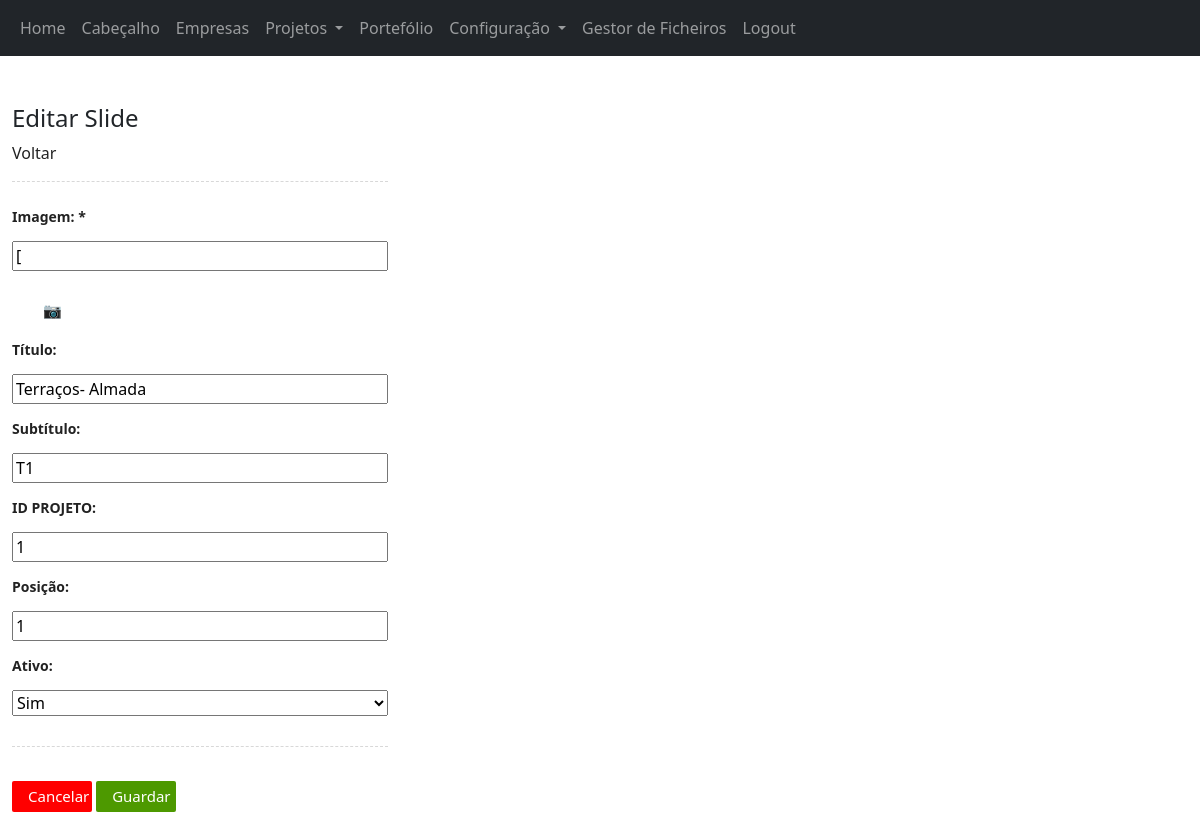
Page /backoffice/tipos_editar.php?id=1 (signed in) on the committed database.
### tables this page shows
CREATE TABLE `imovel` (
  `id` int(11) NOT NULL,
  `mostrar` tinyint(1) NOT NULL,
  `nome` varchar(500) NOT NULL,
  `tipologia` varchar(500) NOT NULL,
  `id_projeto` int(11) NOT NULL,
  `posicao` int(11) NOT NULL,
  `imagem` blob NOT NULL
);

### helpers/_base_dados_helper.php (called while the page is built, shortened)
<?php
$base_dados = [
  "host" => "localhost",
  "dbname" => "casas_e_prop_bd",
  "user" => "root",
  "pass" => "",
];
$pdo = new PDO("mysql:host=$base_dados[host];dbname=$base_dados[dbname];charset=utf8mb4;", $base_dados["user"], $base_dados["pass"]);
function select_sql_unico($sql){
  global $pdo;
  $consulta = $pdo->query($sql);
  $resultado = $consulta->fetch(PDO::FETCH_ASSOC);
  return $resultado;
}

### backoffice/tipos_editar.php (the view, shortened to what this page needs)
<?php
$id = !empty($_GET["id"]) ? intval($_GET["id"]) : 0;
$im = select_sql_unico("SELECT * FROM imovel WHERE id=$id");
?>
<!DOCTYPE html>
<html lang="pt">
<head>
    <link href="https://cdn.jsdelivr.net/npm/bootstrap@5.3.7/dist/css/bootstrap.min.css" rel="stylesheet">
    <link rel="stylesheet" href="css/style.css">
</head>
<body class="container-fluid">
    <header>
        <div class="row">
            <nav class="navbar navbar-expand-lg navbar-dark bg-dark">
                <div class="container-fluid">
                    <div class="collapse navbar-collapse" id="navbarNav">
                        <ul class="navbar-nav">
                            <li class="nav-item">
                                <a class="nav-link" href="home.php">
                                    Home
                                </a>
                            </li>
                            <li class="nav-item">
                                <a class="nav-link" href="carrossel.php">
                                    Cabeçalho
                                </a>
                            </li>
                            <li class="nav-item">
                                <a class="nav-link" href="empresas.php">
                                    Empresas
                                </a>
                            </li>
                            <li class="nav-item dropdown">
                                <a class="nav-link dropdown-toggle " href="#" data-bs-toggle="dropdown">
                                    Projetos
                                </a>
                            </li>
                            <li class="nav-item">
                                <a class="nav-link" href="portefolio.php">
                                    Portefólio
                                </a>
                            </li>
                            <li class="nav-item dropdown">
                                <a class="nav-link dropdown-toggle" href="#" data-bs-toggle="dropdown">
                                    Configuração
                                </a>
                            </li>
                        </ul>
                        <li class="nav-item">
                            <a class="nav-link" href="gestor.php">
                                Gestor de Ficheiros
                            </a>
                        </li>
                        <li class="nav-item">
                            <a class="nav-link" href="logout.php">
                                Logout
                            </a>
                        </li>
                    </div>
            </nav>
    </header>
    <main>
        <div class="row">
            <div class="col-4">
                <br><br>
                <h2>Editar Slide</h2>
                <a href="tipos.php">Voltar</a>
                <hr>
                <form method="post" class="caixa form-login">
                    <label for="imagens">Imagem: *</label>
                    <input type="text" value="<?= $im["imagem"] ?>" name="imagem" id="imagem" required readonly>
                    <button type="button" class="ima-btn" onclick="abrir_popup('imagem')">&#128247</button>
                    <label for="titulo">Título:</label>
                    <input type="text" value="<?= $im["nome"] ?>" name="nome">
                    <label for="subtitulo">Subtítulo:</label>
                    <input type="text" value="<?= $im["tipologia"] ?>" name="tipologia">
                    <label for="texto">ID PROJETO:</label>
                    <input type="text" value="<?= $im["id_projeto"] ?>" name="id_projeto">
                    <label for="posicao">Posição:</label>
                    <input type="number" value="<?= $im["posicao"] ?>" name="posicao" min="1" required>
                    <label for="ativo">Ativo:</label>
                    <select name="mostrar">
                        <option value="1" <?= $im["mostrar"] == 1 ? "selected" : "" ?>>Sim</option>
                    </select>
                    <hr>
                    <p>
                        <a href="tipos.php"> <button type="button" class="sair-btn">Cancelar</button></a>
                        <button type="submit" class="entrar-btn">Guardar</button>
                    </p>
                </form>
            </div>
        </div>
    </main>
</body>
</html>

### backoffice/css/style.css (style rules this page uses)
nav { background-color: #4D4D4D; }
h2 { font-size: 24px; }
.form-login { display: flex; flex-direction: column; gap: 14px; margin-top: 24px; }
label { font-size: 14px; font-weight: bold; color: #222; }
.ima-btn { background-color: #fff !important; color: #fff !important; font-size: 15px !important; padding: 4px 16px !important; border: none !important; border-radius: 2px !important; cursor: pointer !important; margin-top: 10px !important; width: 80px !important; }
.entrar-btn { background: #4d9900; color: #fff; font-size: 15px; padding: 4px 16px; border: none; border-radius: 2px; cursor: pointer; margin-top: 10px; width: 80px; }
.sair-btn { background: red; color: #fff; font-size: 15px; padding: 4px 16px; border: none; border-radius: 2px; cursor: pointer; margin-top: 10px; width: 80px; }
hr { margin-bottom: 10px; border: none; border-top: 1px dashed #666666; }
* a { text-decoration: none; color: #222; }

### rows in the picture
imovel: imagem "[", nome "Terraços- Almada", tipologia "T1", id_projeto "1", posicao "1", mostrar "Sim"
